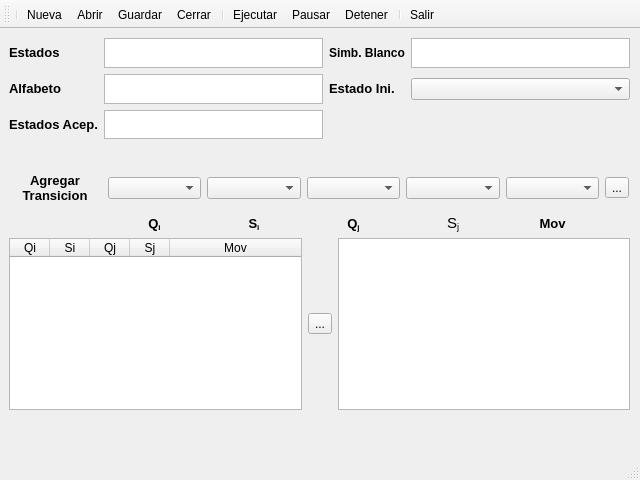
<?xml version="1.0" encoding="UTF-8"?>
<ui version="4.0">
 <class>MainWindow</class>
 <widget class="QMainWindow" name="MainWindow">
  <property name="geometry">
   <rect>
    <x>0</x>
    <y>0</y>
    <width>640</width>
    <height>480</height>
   </rect>
  </property>
  <property name="maximumSize">
   <size>
    <width>16777215</width>
    <height>480</height>
   </size>
  </property>
  <property name="windowTitle">
   <string>SIMTUR - Simulador Maquina de Turing</string>
  </property>
  <property name="windowIcon">
   <iconset resource="resourse.qrc">
    <normaloff>:/newPrefix/iconos/Sharpness.png</normaloff>:/newPrefix/iconos/Sharpness.png</iconset>
  </property>
  <property name="iconSize">
   <size>
    <width>24</width>
    <height>24</height>
   </size>
  </property>
  <property name="toolButtonStyle">
   <enum>Qt::ToolButtonTextUnderIcon</enum>
  </property>
  <widget class="QWidget" name="centralwidget">
   <layout class="QVBoxLayout" name="verticalLayout">
    <item>
     <widget class="QWidget" name="widget" native="true">
      <widget class="QWidget" name="gridLayoutWidget">
       <property name="geometry">
        <rect>
         <x>0</x>
         <y>0</y>
         <width>621</width>
         <height>101</height>
        </rect>
       </property>
       <layout class="QGridLayout" name="gridLayout">
        <item row="0" column="0">
         <widget class="QLabel" name="EstadosLabel">
          <property name="text">
           <string>&lt;!DOCTYPE HTML PUBLIC &quot;-//W3C//DTD HTML 4.0//EN&quot; &quot;http://www.w3.org/TR/REC-html40/strict.dtd&quot;&gt;
&lt;html&gt;&lt;head&gt;&lt;meta name=&quot;qrichtext&quot; content=&quot;1&quot; /&gt;&lt;style type=&quot;text/css&quot;&gt;
p, li { white-space: pre-wrap; }
&lt;/style&gt;&lt;/head&gt;&lt;body style=&quot; font-family:'Ubuntu'; font-size:11pt; font-weight:400; font-style:normal;&quot;&gt;
&lt;p style=&quot; margin-top:0px; margin-bottom:0px; margin-left:0px; margin-right:0px; -qt-block-indent:0; text-indent:0px;&quot;&gt;&lt;span style=&quot; font-size:10pt; font-weight:600;&quot;&gt;Estados&lt;/span&gt;&lt;/p&gt;&lt;/body&gt;&lt;/html&gt;</string>
          </property>
         </widget>
        </item>
        <item row="0" column="1">
         <widget class="QTextEdit" name="EstadosText"/>
        </item>
        <item row="0" column="2">
         <widget class="QLabel" name="SimbBlancoLabel">
          <property name="text">
           <string>&lt;!DOCTYPE HTML PUBLIC &quot;-//W3C//DTD HTML 4.0//EN&quot; &quot;http://www.w3.org/TR/REC-html40/strict.dtd&quot;&gt;
&lt;html&gt;&lt;head&gt;&lt;meta name=&quot;qrichtext&quot; content=&quot;1&quot; /&gt;&lt;style type=&quot;text/css&quot;&gt;
p, li { white-space: pre-wrap; }
&lt;/style&gt;&lt;/head&gt;&lt;body style=&quot; font-family:'Ubuntu'; font-size:11pt; font-weight:400; font-style:normal;&quot;&gt;
&lt;p style=&quot; margin-top:0px; margin-bottom:0px; margin-left:0px; margin-right:0px; -qt-block-indent:0; text-indent:0px;&quot;&gt;&lt;span style=&quot; font-size:9pt; font-weight:600;&quot;&gt;Simb. Blanco&lt;/span&gt;&lt;/p&gt;&lt;/body&gt;&lt;/html&gt;</string>
          </property>
         </widget>
        </item>
        <item row="0" column="3">
         <widget class="QTextEdit" name="SimbBlancoText"/>
        </item>
        <item row="1" column="0">
         <widget class="QLabel" name="AlfabetoLabel">
          <property name="text">
           <string>&lt;!DOCTYPE HTML PUBLIC &quot;-//W3C//DTD HTML 4.0//EN&quot; &quot;http://www.w3.org/TR/REC-html40/strict.dtd&quot;&gt;
&lt;html&gt;&lt;head&gt;&lt;meta name=&quot;qrichtext&quot; content=&quot;1&quot; /&gt;&lt;style type=&quot;text/css&quot;&gt;
p, li { white-space: pre-wrap; }
&lt;/style&gt;&lt;/head&gt;&lt;body style=&quot; font-family:'Ubuntu'; font-size:11pt; font-weight:400; font-style:normal;&quot;&gt;
&lt;p style=&quot; margin-top:0px; margin-bottom:0px; margin-left:0px; margin-right:0px; -qt-block-indent:0; text-indent:0px;&quot;&gt;&lt;span style=&quot; font-size:10pt; font-weight:600;&quot;&gt;Alfabeto&lt;/span&gt;&lt;/p&gt;&lt;/body&gt;&lt;/html&gt;</string>
          </property>
         </widget>
        </item>
        <item row="1" column="1">
         <widget class="QTextEdit" name="AlfabetoText"/>
        </item>
        <item row="1" column="2">
         <widget class="QLabel" name="EstadoIniLabel">
          <property name="text">
           <string>&lt;!DOCTYPE HTML PUBLIC &quot;-//W3C//DTD HTML 4.0//EN&quot; &quot;http://www.w3.org/TR/REC-html40/strict.dtd&quot;&gt;
&lt;html&gt;&lt;head&gt;&lt;meta name=&quot;qrichtext&quot; content=&quot;1&quot; /&gt;&lt;style type=&quot;text/css&quot;&gt;
p, li { white-space: pre-wrap; }
&lt;/style&gt;&lt;/head&gt;&lt;body style=&quot; font-family:'Ubuntu'; font-size:11pt; font-weight:400; font-style:normal;&quot;&gt;
&lt;p style=&quot; margin-top:0px; margin-bottom:0px; margin-left:0px; margin-right:0px; -qt-block-indent:0; text-indent:0px;&quot;&gt;&lt;span style=&quot; font-size:10pt; font-weight:600;&quot;&gt;Estado Ini.&lt;/span&gt;&lt;/p&gt;&lt;/body&gt;&lt;/html&gt;</string>
          </property>
         </widget>
        </item>
        <item row="1" column="3">
         <widget class="QComboBox" name="EstadoIniComboBox"/>
        </item>
        <item row="2" column="0">
         <widget class="QLabel" name="EstadosAcepLabel">
          <property name="text">
           <string>&lt;!DOCTYPE HTML PUBLIC &quot;-//W3C//DTD HTML 4.0//EN&quot; &quot;http://www.w3.org/TR/REC-html40/strict.dtd&quot;&gt;
&lt;html&gt;&lt;head&gt;&lt;meta name=&quot;qrichtext&quot; content=&quot;1&quot; /&gt;&lt;style type=&quot;text/css&quot;&gt;
p, li { white-space: pre-wrap; }
&lt;/style&gt;&lt;/head&gt;&lt;body style=&quot; font-family:'Ubuntu'; font-size:11pt; font-weight:400; font-style:normal;&quot;&gt;
&lt;p style=&quot; margin-top:0px; margin-bottom:0px; margin-left:0px; margin-right:0px; -qt-block-indent:0; text-indent:0px;&quot;&gt;&lt;span style=&quot; font-size:10pt; font-weight:600;&quot;&gt;Estados Acep.&lt;/span&gt;&lt;/p&gt;&lt;/body&gt;&lt;/html&gt;</string>
          </property>
         </widget>
        </item>
        <item row="2" column="1">
         <widget class="QTextEdit" name="EstadosAcepText"/>
        </item>
        <item row="2" column="2">
         <widget class="QLabel" name="label_6">
          <property name="enabled">
           <bool>false</bool>
          </property>
          <property name="text">
           <string/>
          </property>
         </widget>
        </item>
       </layout>
      </widget>
      <widget class="QWidget" name="gridLayoutWidget_2">
       <property name="geometry">
        <rect>
         <x>0</x>
         <y>200</y>
         <width>621</width>
         <height>172</height>
        </rect>
       </property>
       <layout class="QGridLayout" name="gridLayout_2">
        <item row="0" column="2">
         <widget class="QTextBrowser" name="CintatextBrowser"/>
        </item>
        <item row="0" column="0">
         <widget class="QTreeWidget" name="transcisionesWidget">
          <attribute name="headerDefaultSectionSize">
           <number>40</number>
          </attribute>
          <attribute name="headerMinimumSectionSize">
           <number>15</number>
          </attribute>
          <column>
           <property name="text">
            <string>Qi</string>
           </property>
           <property name="textAlignment">
            <set>AlignHCenter|AlignVCenter|AlignCenter</set>
           </property>
          </column>
          <column>
           <property name="text">
            <string>Si</string>
           </property>
           <property name="textAlignment">
            <set>AlignHCenter|AlignVCenter|AlignCenter</set>
           </property>
          </column>
          <column>
           <property name="text">
            <string>Qj</string>
           </property>
           <property name="textAlignment">
            <set>AlignHCenter|AlignVCenter|AlignCenter</set>
           </property>
          </column>
          <column>
           <property name="text">
            <string>Sj</string>
           </property>
           <property name="textAlignment">
            <set>AlignHCenter|AlignVCenter|AlignCenter</set>
           </property>
          </column>
          <column>
           <property name="text">
            <string>Mov</string>
           </property>
           <property name="textAlignment">
            <set>AlignHCenter|AlignVCenter|AlignCenter</set>
           </property>
          </column>
         </widget>
        </item>
        <item row="0" column="1">
         <widget class="QToolButton" name="BorrarTransicionBoton">
          <property name="toolTip">
           <string>&lt;!DOCTYPE HTML PUBLIC &quot;-//W3C//DTD HTML 4.0//EN&quot; &quot;http://www.w3.org/TR/REC-html40/strict.dtd&quot;&gt;
&lt;html&gt;&lt;head&gt;&lt;meta name=&quot;qrichtext&quot; content=&quot;1&quot; /&gt;&lt;style type=&quot;text/css&quot;&gt;
p, li { white-space: pre-wrap; }
&lt;/style&gt;&lt;/head&gt;&lt;body style=&quot; font-family:'Ubuntu'; font-size:11pt; font-weight:400; font-style:normal;&quot;&gt;
&lt;p align=&quot;center&quot; style=&quot; margin-top:0px; margin-bottom:0px; margin-left:0px; margin-right:0px; -qt-block-indent:0; text-indent:0px;&quot;&gt;&lt;span style=&quot; font-weight:600;&quot;&gt;Borrar&lt;/span&gt;&lt;/p&gt;
&lt;p align=&quot;center&quot; style=&quot; margin-top:0px; margin-bottom:0px; margin-left:0px; margin-right:0px; -qt-block-indent:0; text-indent:0px;&quot;&gt;&lt;span style=&quot; font-weight:600;&quot;&gt;Transicion&lt;/span&gt;&lt;/p&gt;&lt;/body&gt;&lt;/html&gt;</string>
          </property>
          <property name="text">
           <string>...</string>
          </property>
          <property name="icon">
           <iconset resource="resourse.qrc">
            <normaloff>:/newPrefix/iconos/Delete.png</normaloff>:/newPrefix/iconos/Delete.png</iconset>
          </property>
          <property name="iconSize">
           <size>
            <width>24</width>
            <height>24</height>
           </size>
          </property>
         </widget>
        </item>
       </layout>
      </widget>
      <widget class="QWidget" name="gridLayoutWidget_3">
       <property name="geometry">
        <rect>
         <x>-1</x>
         <y>99</y>
         <width>621</width>
         <height>101</height>
        </rect>
       </property>
       <layout class="QGridLayout" name="gridLayout_3">
        <item row="1" column="0">
         <widget class="QLabel" name="TranscisionLabel">
          <property name="text">
           <string>&lt;!DOCTYPE HTML PUBLIC &quot;-//W3C//DTD HTML 4.0//EN&quot; &quot;http://www.w3.org/TR/REC-html40/strict.dtd&quot;&gt;
&lt;html&gt;&lt;head&gt;&lt;meta name=&quot;qrichtext&quot; content=&quot;1&quot; /&gt;&lt;style type=&quot;text/css&quot;&gt;
p, li { white-space: pre-wrap; }
&lt;/style&gt;&lt;/head&gt;&lt;body style=&quot; font-family:'Ubuntu'; font-size:11pt; font-weight:400; font-style:normal;&quot;&gt;
&lt;p align=&quot;center&quot; style=&quot; margin-top:0px; margin-bottom:0px; margin-left:0px; margin-right:0px; -qt-block-indent:0; text-indent:0px;&quot;&gt;&lt;span style=&quot; font-size:10pt; font-weight:600;&quot;&gt;Agregar&lt;/span&gt;&lt;/p&gt;
&lt;p align=&quot;center&quot; style=&quot; margin-top:0px; margin-bottom:0px; margin-left:0px; margin-right:0px; -qt-block-indent:0; text-indent:0px;&quot;&gt;&lt;span style=&quot; font-size:10pt; font-weight:600;&quot;&gt;Transicion&lt;/span&gt;&lt;/p&gt;&lt;/body&gt;&lt;/html&gt;</string>
          </property>
         </widget>
        </item>
        <item row="1" column="1">
         <widget class="QComboBox" name="comboBox"/>
        </item>
        <item row="1" column="2">
         <widget class="QComboBox" name="comboBox_2"/>
        </item>
        <item row="1" column="3">
         <widget class="QComboBox" name="comboBox_3"/>
        </item>
        <item row="1" column="4">
         <widget class="QComboBox" name="comboBox_4"/>
        </item>
        <item row="1" column="5">
         <widget class="QComboBox" name="comboBox_5"/>
        </item>
        <item row="1" column="6">
         <widget class="QToolButton" name="AgregarTransicionBoton">
          <property name="sizeIncrement">
           <size>
            <width>32</width>
            <height>32</height>
           </size>
          </property>
          <property name="toolTip">
           <string>&lt;!DOCTYPE HTML PUBLIC &quot;-//W3C//DTD HTML 4.0//EN&quot; &quot;http://www.w3.org/TR/REC-html40/strict.dtd&quot;&gt;
&lt;html&gt;&lt;head&gt;&lt;meta name=&quot;qrichtext&quot; content=&quot;1&quot; /&gt;&lt;style type=&quot;text/css&quot;&gt;
p, li { white-space: pre-wrap; }
&lt;/style&gt;&lt;/head&gt;&lt;body style=&quot; font-family:'Ubuntu'; font-size:11pt; font-weight:400; font-style:normal;&quot;&gt;
&lt;p align=&quot;center&quot; style=&quot; margin-top:0px; margin-bottom:0px; margin-left:0px; margin-right:0px; -qt-block-indent:0; text-indent:0px;&quot;&gt;&lt;span style=&quot; font-weight:600;&quot;&gt;Agregar &lt;/span&gt;&lt;/p&gt;
&lt;p align=&quot;center&quot; style=&quot; margin-top:0px; margin-bottom:0px; margin-left:0px; margin-right:0px; -qt-block-indent:0; text-indent:0px;&quot;&gt;&lt;span style=&quot; font-weight:600;&quot;&gt;Transicion&lt;/span&gt;&lt;/p&gt;&lt;/body&gt;&lt;/html&gt;</string>
          </property>
          <property name="text">
           <string>...</string>
          </property>
          <property name="icon">
           <iconset resource="resourse.qrc">
            <normaloff>:/newPrefix/iconos/Add.png</normaloff>:/newPrefix/iconos/Add.png</iconset>
          </property>
          <property name="iconSize">
           <size>
            <width>24</width>
            <height>24</height>
           </size>
          </property>
         </widget>
        </item>
        <item row="0" column="1">
         <widget class="QLabel" name="label">
          <property name="text">
           <string/>
          </property>
         </widget>
        </item>
        <item row="2" column="1">
         <widget class="QLabel" name="QiLabel">
          <property name="text">
           <string>&lt;!DOCTYPE HTML PUBLIC &quot;-//W3C//DTD HTML 4.0//EN&quot; &quot;http://www.w3.org/TR/REC-html40/strict.dtd&quot;&gt;
&lt;html&gt;&lt;head&gt;&lt;meta name=&quot;qrichtext&quot; content=&quot;1&quot; /&gt;&lt;style type=&quot;text/css&quot;&gt;
p, li { white-space: pre-wrap; }
&lt;/style&gt;&lt;/head&gt;&lt;body style=&quot; font-family:'Ubuntu'; font-size:11pt; font-weight:400; font-style:normal;&quot;&gt;
&lt;p align=&quot;center&quot; style=&quot; margin-top:0px; margin-bottom:0px; margin-left:0px; margin-right:0px; -qt-block-indent:0; text-indent:0px;&quot;&gt;&lt;span style=&quot; font-size:10pt; font-weight:600;&quot;&gt;Q&lt;/span&gt;&lt;span style=&quot; font-size:10pt; font-weight:600; vertical-align:sub;&quot;&gt;i&lt;/span&gt;&lt;/p&gt;&lt;/body&gt;&lt;/html&gt;</string>
          </property>
         </widget>
        </item>
        <item row="2" column="2">
         <widget class="QLabel" name="SiLabel">
          <property name="text">
           <string>&lt;!DOCTYPE HTML PUBLIC &quot;-//W3C//DTD HTML 4.0//EN&quot; &quot;http://www.w3.org/TR/REC-html40/strict.dtd&quot;&gt;
&lt;html&gt;&lt;head&gt;&lt;meta name=&quot;qrichtext&quot; content=&quot;1&quot; /&gt;&lt;style type=&quot;text/css&quot;&gt;
p, li { white-space: pre-wrap; }
&lt;/style&gt;&lt;/head&gt;&lt;body style=&quot; font-family:'Ubuntu'; font-size:11pt; font-weight:400; font-style:normal;&quot;&gt;
&lt;p align=&quot;center&quot; style=&quot; margin-top:0px; margin-bottom:0px; margin-left:0px; margin-right:0px; -qt-block-indent:0; text-indent:0px;&quot;&gt;&lt;span style=&quot; font-size:10pt; font-weight:600;&quot;&gt;S&lt;/span&gt;&lt;span style=&quot; font-size:10pt; font-weight:600; vertical-align:sub;&quot;&gt;i&lt;/span&gt;&lt;/p&gt;&lt;/body&gt;&lt;/html&gt;</string>
          </property>
         </widget>
        </item>
        <item row="2" column="3">
         <widget class="QLabel" name="QjLabel">
          <property name="text">
           <string>&lt;!DOCTYPE HTML PUBLIC &quot;-//W3C//DTD HTML 4.0//EN&quot; &quot;http://www.w3.org/TR/REC-html40/strict.dtd&quot;&gt;
&lt;html&gt;&lt;head&gt;&lt;meta name=&quot;qrichtext&quot; content=&quot;1&quot; /&gt;&lt;style type=&quot;text/css&quot;&gt;
p, li { white-space: pre-wrap; }
&lt;/style&gt;&lt;/head&gt;&lt;body style=&quot; font-family:'Ubuntu'; font-size:11pt; font-weight:400; font-style:normal;&quot;&gt;
&lt;p align=&quot;center&quot; style=&quot; margin-top:0px; margin-bottom:0px; margin-left:0px; margin-right:0px; -qt-block-indent:0; text-indent:0px;&quot;&gt;&lt;span style=&quot; font-size:10pt; font-weight:600;&quot;&gt;Q&lt;/span&gt;&lt;span style=&quot; font-size:10pt; font-weight:600; vertical-align:sub;&quot;&gt;j&lt;/span&gt;&lt;/p&gt;&lt;/body&gt;&lt;/html&gt;</string>
          </property>
         </widget>
        </item>
        <item row="2" column="4">
         <widget class="QLabel" name="SjLabel">
          <property name="text">
           <string>&lt;!DOCTYPE HTML PUBLIC &quot;-//W3C//DTD HTML 4.0//EN&quot; &quot;http://www.w3.org/TR/REC-html40/strict.dtd&quot;&gt;
&lt;html&gt;&lt;head&gt;&lt;meta name=&quot;qrichtext&quot; content=&quot;1&quot; /&gt;&lt;style type=&quot;text/css&quot;&gt;
p, li { white-space: pre-wrap; }
&lt;/style&gt;&lt;/head&gt;&lt;body style=&quot; font-family:'Ubuntu'; font-size:11pt; font-weight:400; font-style:normal;&quot;&gt;
&lt;p align=&quot;center&quot; style=&quot; margin-top:0px; margin-bottom:0px; margin-left:0px; margin-right:0px; -qt-block-indent:0; text-indent:0px;&quot;&gt;S&lt;span style=&quot; vertical-align:sub;&quot;&gt;j&lt;/span&gt;&lt;/p&gt;&lt;/body&gt;&lt;/html&gt;</string>
          </property>
         </widget>
        </item>
        <item row="2" column="5">
         <widget class="QLabel" name="MovLabel">
          <property name="text">
           <string>&lt;!DOCTYPE HTML PUBLIC &quot;-//W3C//DTD HTML 4.0//EN&quot; &quot;http://www.w3.org/TR/REC-html40/strict.dtd&quot;&gt;
&lt;html&gt;&lt;head&gt;&lt;meta name=&quot;qrichtext&quot; content=&quot;1&quot; /&gt;&lt;style type=&quot;text/css&quot;&gt;
p, li { white-space: pre-wrap; }
&lt;/style&gt;&lt;/head&gt;&lt;body style=&quot; font-family:'Ubuntu'; font-size:11pt; font-weight:400; font-style:normal;&quot;&gt;
&lt;p align=&quot;center&quot; style=&quot; margin-top:0px; margin-bottom:0px; margin-left:0px; margin-right:0px; -qt-block-indent:0; text-indent:0px;&quot;&gt;&lt;span style=&quot; font-size:10pt; font-weight:600;&quot;&gt;Mov&lt;/span&gt;&lt;/p&gt;&lt;/body&gt;&lt;/html&gt;</string>
          </property>
         </widget>
        </item>
       </layout>
      </widget>
     </widget>
    </item>
   </layout>
  </widget>
  <widget class="QStatusBar" name="statusbar"/>
  <widget class="QToolBar" name="toolBar">
   <property name="windowTitle">
    <string>toolBar</string>
   </property>
   <property name="layoutDirection">
    <enum>Qt::LeftToRight</enum>
   </property>
   <property name="iconSize">
    <size>
     <width>32</width>
     <height>32</height>
    </size>
   </property>
   <property name="floatable">
    <bool>true</bool>
   </property>
   <attribute name="toolBarArea">
    <enum>TopToolBarArea</enum>
   </attribute>
   <attribute name="toolBarBreak">
    <bool>false</bool>
   </attribute>
   <addaction name="separator"/>
   <addaction name="actionNueva"/>
   <addaction name="actionAbrir"/>
   <addaction name="actionGuardar"/>
   <addaction name="actionCerrar"/>
   <addaction name="separator"/>
   <addaction name="actionEjecutar"/>
   <addaction name="actionPausar"/>
   <addaction name="actionDetener"/>
   <addaction name="separator"/>
   <addaction name="actionSalir"/>
  </widget>
  <action name="actionAbrir">
   <property name="icon">
    <iconset resource="resourse.qrc">
     <normaloff>:/newPrefix/iconos/Open.png</normaloff>:/newPrefix/iconos/Open.png</iconset>
   </property>
   <property name="text">
    <string>Abrir</string>
   </property>
   <property name="toolTip">
    <string>Abrir Maquina Turing</string>
   </property>
  </action>
  <action name="actionNueva">
   <property name="icon">
    <iconset resource="resourse.qrc">
     <normaloff>:/newPrefix/iconos/New file.png</normaloff>:/newPrefix/iconos/New file.png</iconset>
   </property>
   <property name="text">
    <string>Nueva</string>
   </property>
   <property name="toolTip">
    <string>Nueva Maquina Turing</string>
   </property>
  </action>
  <action name="actionGuardar">
   <property name="icon">
    <iconset resource="resourse.qrc">
     <normaloff>:/newPrefix/iconos/Save.png</normaloff>:/newPrefix/iconos/Save.png</iconset>
   </property>
   <property name="text">
    <string>Guardar</string>
   </property>
   <property name="toolTip">
    <string>Guardar Maquina Turing</string>
   </property>
  </action>
  <action name="actionSalir">
   <property name="icon">
    <iconset resource="resourse.qrc">
     <normaloff>:/newPrefix/iconos/Exit.png</normaloff>:/newPrefix/iconos/Exit.png</iconset>
   </property>
   <property name="text">
    <string>Salir</string>
   </property>
   <property name="toolTip">
    <string>Salir del Simulador</string>
   </property>
  </action>
  <action name="actionEjecutar">
   <property name="icon">
    <iconset resource="resourse.qrc">
     <normaloff>:/newPrefix/iconos/Play.png</normaloff>:/newPrefix/iconos/Play.png</iconset>
   </property>
   <property name="text">
    <string>Ejecutar</string>
   </property>
   <property name="toolTip">
    <string>Ejecutar Maquina Turing</string>
   </property>
  </action>
  <action name="actionPausar">
   <property name="icon">
    <iconset>
     <disabledoff>:/newPrefix/iconos/Stop playing.png</disabledoff>
    </iconset>
   </property>
   <property name="text">
    <string>Pausar</string>
   </property>
   <property name="toolTip">
    <string>Pausar Maquina Turing</string>
   </property>
  </action>
  <action name="actionDetener">
   <property name="icon">
    <iconset resource="resourse.qrc">
     <normaloff>:/newPrefix/iconos/Cancel.png</normaloff>:/newPrefix/iconos/Cancel.png</iconset>
   </property>
   <property name="text">
    <string>Detener</string>
   </property>
   <property name="toolTip">
    <string>Detener Maquina Turing</string>
   </property>
  </action>
  <action name="actionCerrar">
   <property name="icon">
    <iconset resource="resourse.qrc">
     <normaloff>:/newPrefix/iconos/Close folder.png</normaloff>:/newPrefix/iconos/Close folder.png</iconset>
   </property>
   <property name="text">
    <string>Cerrar</string>
   </property>
   <property name="toolTip">
    <string>Cerrar Maquina Turing</string>
   </property>
  </action>
  <action name="actionCargar">
   <property name="icon">
    <iconset resource="resourse.qrc">
     <normaloff>:/newPrefix/iconos/Add.png</normaloff>:/newPrefix/iconos/Add.png</iconset>
   </property>
   <property name="text">
    <string>Cargar</string>
   </property>
   <property name="toolTip">
    <string>Cargar Transicion</string>
   </property>
  </action>
 </widget>
 <resources>
  <include location="resourse.qrc"/>
 </resources>
 <connections>
  <connection>
   <sender>actionSalir</sender>
   <signal>activated()</signal>
   <receiver>MainWindow</receiver>
   <slot>close()</slot>
   <hints>
    <hint type="sourcelabel">
     <x>-1</x>
     <y>-1</y>
    </hint>
    <hint type="destinationlabel">
     <x>319</x>
     <y>239</y>
    </hint>
   </hints>
  </connection>
 </connections>
</ui>
